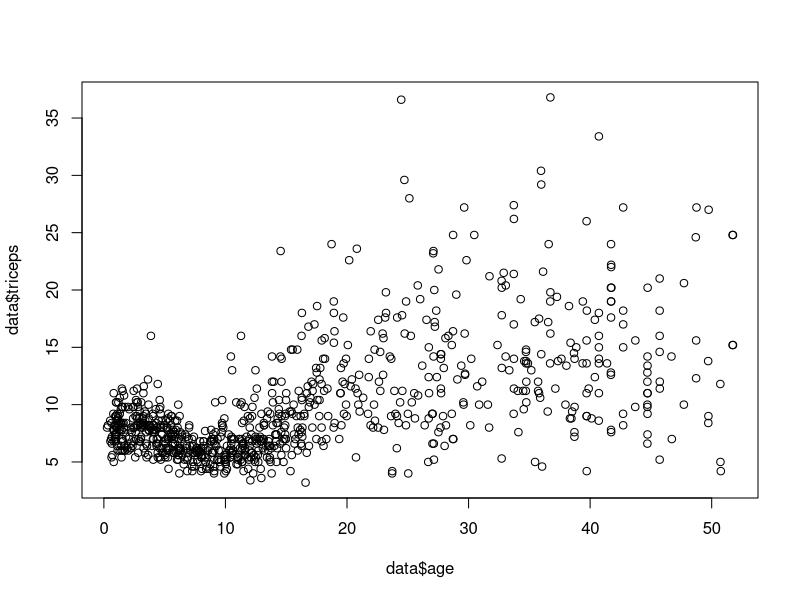
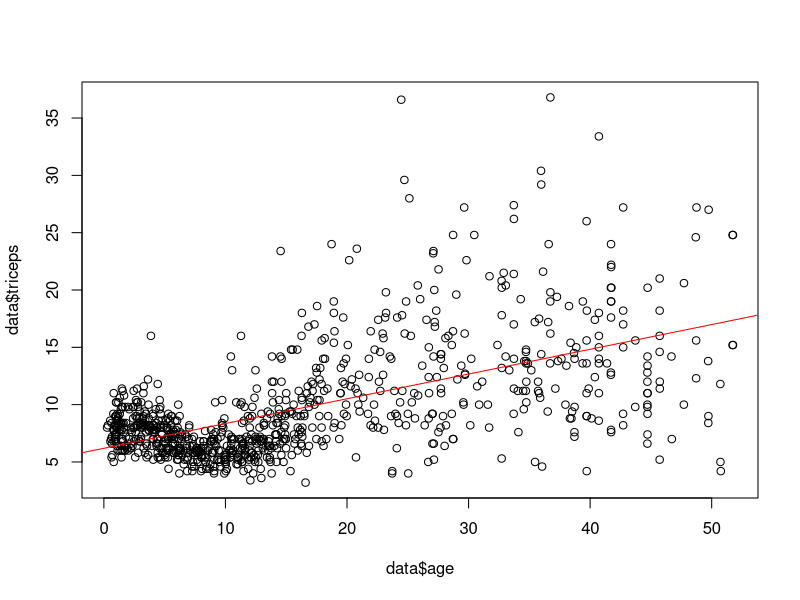
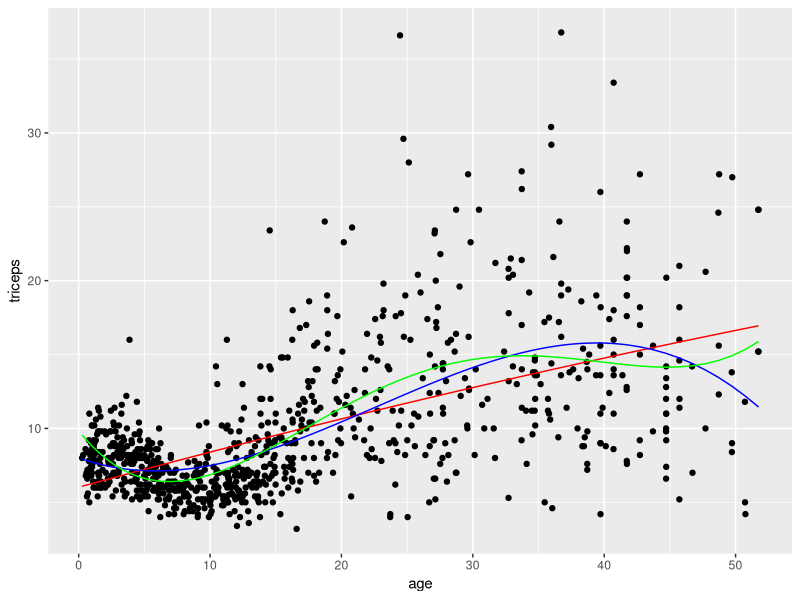
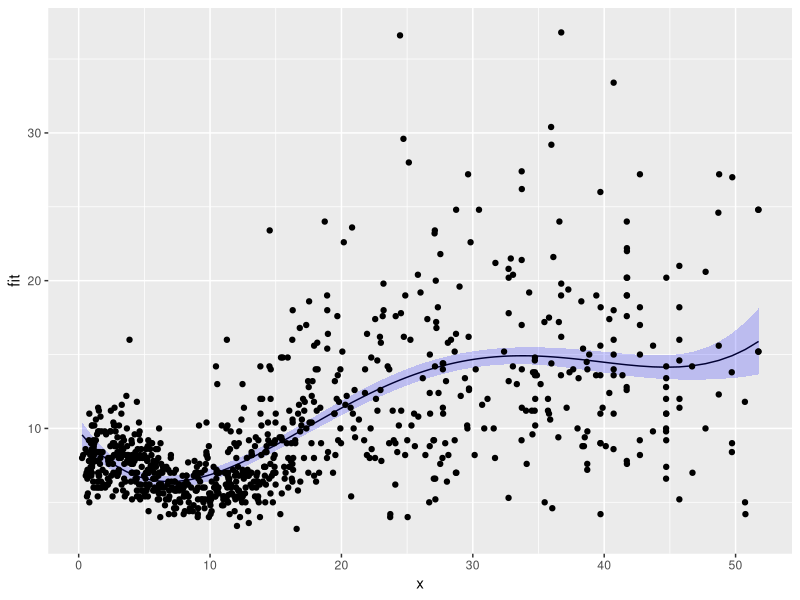

Here is the R script that generated these plots, in order:
## ---- chunk 1
knitr::opts_chunk$set(echo = TRUE)
## ---- chunk 2
data<-read.csv("data/triceps.csv")

plot(data$triceps~data$age)
## ---- chunk 3
linear<-lm(triceps~age, data=data)


plot(data$triceps~data$age)
abline(linear, col="red")
## ---- chunk 4
summary(linear)
## ---- chunk 5
y ~ x + x^2 
## ---- chunk 6
y ~ x + I(x^2)
## ---- chunk 7
y ~ I(2 * x)

## ---- chunk 8
library(magrittr)
second<- lm(triceps~ age + I(age^2), data=data) 
third<- lm(triceps~age + I(age^2) + I(age^3), data=data) 
fourth<- lm(triceps~age + I(age^2)+ I(age^3) +I(age^4), data=data) 
second[4]
third[4]
fourth[4]
## ---- chunk 9
fits<-data.frame(second=second$fitted.values,
           third=third$fitted.values,
           fourth=fourth$fitted.values,
           x=data$age)
head(fits)


## ---- chunk 10
library(ggplot2)

ggplot()+
  geom_point(data=data, aes(x=age, y=triceps))+
  geom_line(data=fits, aes(x=x, y=second), col="red")+
  geom_line(data=fits, aes(x=x, y=third), col="blue")+
  geom_line(data=fits, aes(x=x, y=fourth), col="green")


## ---- chunk 11

anova(second, third)


## ---- chunk 12
anova(third, fourth)

## ---- chunk 13
pred4<-predict(fourth, interval = "confidence") %>% as.data.frame()
pred4$x<-data$age
names(pred4)
ggplot()+
  geom_line(data=pred4, aes(x=x, y=fit))+
  geom_ribbon(aes(x = x, ymin = lwr, ymax = upr), data=pred4, fill = "blue", alpha = 0.2)+
  geom_point(data=data, aes(x=age, y=triceps))

